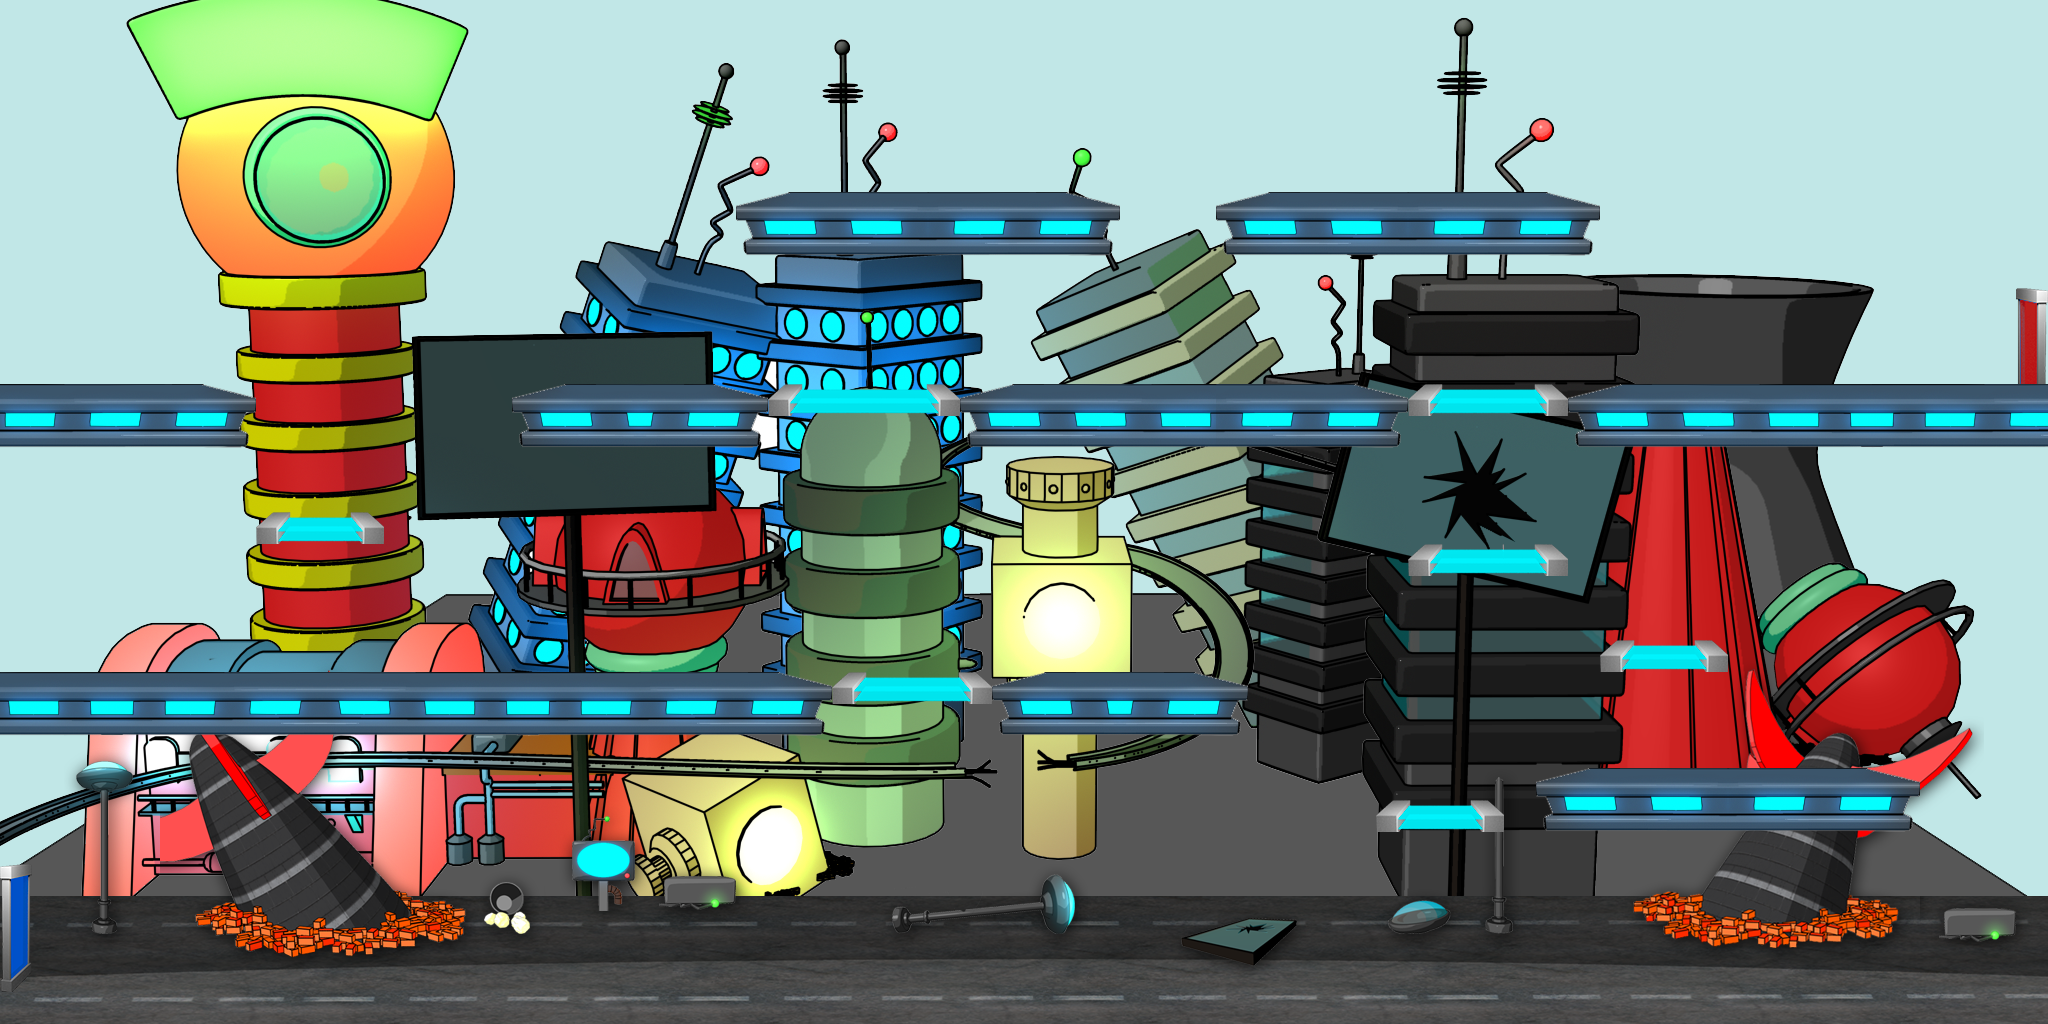

The image is a tile-based game level rendered from a .tmx file. Its description and source (layers, tilesets, objects; grid data summarised) follow:
An orthogonal 64x32 tile map with 32x32 px tiles, 7 tile layers (Fondo, Paralax3, Paralax2, Paralax1, ...), 10 tilesets and 22 objects.

<map version="1.0" orientation="orthogonal" width="64" height="32" tilewidth="32" tileheight="32">
 <tileset firstgid="1" name="tilset" tilewidth="32" tileheight="32">
  <image source="tilset.png" width="500" height="500" />
 </tileset>
 <tileset firstgid="226" name="plataforma" tilewidth="32" tileheight="32">
  <image source="plataforma2.png" width="386" height="64" />
 </tileset>
 <tileset firstgid="250" name="plataforma3" tilewidth="32" tileheight="32">
  <image source="plataforma3.png" width="225" height="35" />
 </tileset>
 <tileset firstgid="257" name="portal1" tilewidth="32" tileheight="32">
  <image source="portal1.png" width="32" height="128" />
 </tileset>
 <tileset firstgid="261" name="portal2" tilewidth="32" tileheight="32">
  <image source="portal2.png" width="32" height="128" />
 </tileset>
 <tileset firstgid="265" name="Objetos" tilewidth="32" tileheight="32">
  <image source="objetos_escenario.png" width="2048" height="1625" />
 </tileset>
 <tileset firstgid="3465" name="Paralax3" tilewidth="32" tileheight="32">
  <image source="capa0.png" width="2048" height="1020" />
 </tileset>
 <tileset firstgid="5449" name="Paralax2" tilewidth="32" tileheight="32">
  <image source="capa2.png" width="2048" height="1020" />
 </tileset>
 <tileset firstgid="7433" name="Paralax1" tilewidth="32" tileheight="32">
  <image source="capa1.png" width="2048" height="1020" />
 </tileset>
 <tileset firstgid="9417" name="plataformas" tilewidth="32" tileheight="32">
  <image source="plataformas.png" width="608" height="352" />
 </tileset>
 <layer name="Fondo" width="64" height="32">
  <data>[2048 cells, 2048 non-empty, 1986 distinct tile ids]</data>
 </layer>
 <layer name="Paralax3" width="64" height="32">
  <data>[2048 cells, 0 non-empty, 0 distinct tile ids]</data>
 </layer>
 <layer name="Paralax2" width="64" height="32">
  <data>[2048 cells, 1508 non-empty, 1508 distinct tile ids]</data>
 </layer>
 <layer name="Paralax1" width="64" height="32">
  <data>[2048 cells, 1736 non-empty, 1736 distinct tile ids]</data>
 </layer>
 <layer name="Terciaria" width="64" height="32">
  <data>[2048 cells, 256 non-empty, 256 distinct tile ids]</data>
 </layer>
 <layer name="Secundaria" width="64" height="32">
  <data>[2048 cells, 370 non-empty, 362 distinct tile ids]</data>
 </layer>
 <layer name="Primaria" width="64" height="32">
  <data>[2048 cells, 270 non-empty, 51 distinct tile ids]</data>
 </layer>
 <objectgroup name="Camino" width="64" height="32" visible="0">
  <object x="8" y="2">
   <polyline points="0,0 1836,224 468,368 1314,674 58,924 2038,1022" />
  </object>
 </objectgroup>
 <objectgroup name="Colision suelo" width="64" height="32" opacity="0.68">
  <object x="1573" y="397" width="483" height="49" />
  <object x="962" y="396" width="441" height="52" />
  <object x="516" y="396" width="245" height="51" />
  <object x="-3" y="395" width="250" height="51" />
  <object x="-3" y="684" width="832" height="53" />
  <object x="1548" y="777" width="368" height="53" />
  <object x="-23" y="969" width="2104" height="74" />
  <object x="747" y="202" width="364" height="51" />
  <object x="1228" y="203" width="363" height="52" />
  <object x="-50" y="-20" width="65" height="1044" />
  <object x="2031" y="-9" width="74" height="1033" />
  <object x="-45" y="-45" width="2130" height="107" />
  <object x="998" y="684" width="240" height="49" />
 </objectgroup>
 <objectgroup name="Colision plataformas" width="64" height="32" opacity="0.72">
  <object x="256" y="526" width="128" height="32" />
  <object x="764" y="396" width="198" height="52" />
  <object x="1403" y="397" width="170" height="50" />
  <object x="1602" y="654" width="122" height="35" />
  <object x="830" y="684" width="165" height="53" />
  <object x="1377" y="807" width="127" height="33" />
  <object x="1409" y="561" width="159" height="39" />
 </objectgroup>
 <objectgroup name="Metadatos" width="64" height="32" visible="0">
  <properties>
   <property name="NumOleadas" value="7" />
   <property name="O1" value="1,1,1,1,1,1" />
   <property name="O2" value="1,1,2,1,1,2" />
   <property name="O3" value="1,1,2,2,1,2,1,2" />
   <property name="O4" value="1,2,1,2,1,2,1,2,1,2" />
   <property name="O5" value="1,2,2,2,1,1,1,2,2,1" />
   <property name="O6" value="1,2,1,2,1,2,1,2,1,2,1,2,1,2,1,2" />
   <property name="O7" value="1,2,2,2,2,1,1,2,2,1,1,2,2,2,1,1" />
   <property name="PuntoInicio" value="93,870" />
   <property name="RespawnNPC" value="0.7" />
   <property name="RespawnOleada" value="5" />
  </properties>
  <object x="0" y="2">
   <polyline points="0,0 378,268 906,102 1410,106 1848,290 106,526 674,548 1422,678 1936,550 1122,798 426,806 2046,1016" />
  </object>
 </objectgroup>
</map>